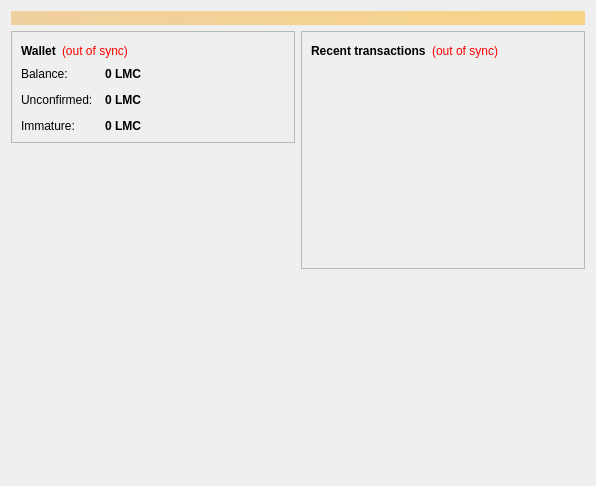
<?xml version="1.0" encoding="UTF-8"?>
<ui version="4.0">
 <class>OverviewPage</class>
 <widget class="QWidget" name="OverviewPage">
  <property name="geometry">
   <rect>
    <x>0</x>
    <y>0</y>
    <width>596</width>
    <height>486</height>
   </rect>
  </property>
  <property name="windowTitle">
   <string>Form</string>
  </property>
  <layout class="QVBoxLayout" name="topLayout">
   <item>
    <widget class="QLabel" name="labelAlerts">
     <property name="visible">
      <bool>false</bool>
     </property>
     <property name="styleSheet">
      <string notr="true">background-color: qlineargradient(x1: 0, y1: 0, x2: 1, y2: 0, stop:0 #F0D0A0, stop:1 #F8D488); color:#000000;</string>
     </property>
     <property name="wordWrap">
      <bool>true</bool>
     </property>
     <property name="margin">
      <number>3</number>
     </property>
    </widget>
   </item>
   <item>
    <layout class="QHBoxLayout" name="horizontalLayout" stretch="1,1">
     <item>
      <layout class="QVBoxLayout" name="verticalLayout_2">
       <item>
        <widget class="QFrame" name="frame">
         <property name="frameShape">
          <enum>QFrame::StyledPanel</enum>
         </property>
         <property name="frameShadow">
          <enum>QFrame::Raised</enum>
         </property>
         <layout class="QVBoxLayout" name="verticalLayout_4">
          <item>
           <layout class="QHBoxLayout" name="horizontalLayout_4">
            <item>
             <widget class="QLabel" name="label_5">
              <property name="font">
               <font>
                <weight>75</weight>
                <bold>true</bold>
               </font>
              </property>
              <property name="text">
               <string>Wallet</string>
              </property>
             </widget>
            </item>
            <item>
             <widget class="QLabel" name="labelWalletStatus">
              <property name="toolTip">
               <string>The displayed information may be out of date. Your wallet automatically synchronizes with the Lemoncoin network after a connection is established, but this process has not completed yet.</string>
              </property>
              <property name="styleSheet">
               <string notr="true">QLabel { color: red; }</string>
              </property>
              <property name="text">
               <string notr="true">(out of sync)</string>
              </property>
              <property name="alignment">
               <set>Qt::AlignLeading|Qt::AlignLeft|Qt::AlignVCenter</set>
              </property>
             </widget>
            </item>
            <item>
             <spacer name="horizontalSpacer_2">
              <property name="orientation">
               <enum>Qt::Horizontal</enum>
              </property>
              <property name="sizeHint" stdset="0">
               <size>
                <width>40</width>
                <height>20</height>
               </size>
              </property>
             </spacer>
            </item>
           </layout>
          </item>
          <item>
           <layout class="QFormLayout" name="formLayout_2">
            <property name="fieldGrowthPolicy">
             <enum>QFormLayout::AllNonFixedFieldsGrow</enum>
            </property>
            <property name="horizontalSpacing">
             <number>12</number>
            </property>
            <property name="verticalSpacing">
             <number>12</number>
            </property>
            <item row="0" column="0">
             <widget class="QLabel" name="label">
              <property name="text">
               <string>Balance:</string>
              </property>
             </widget>
            </item>
            <item row="0" column="1">
             <widget class="QLabel" name="labelBalance">
              <property name="font">
               <font>
                <weight>75</weight>
                <bold>true</bold>
               </font>
              </property>
              <property name="cursor">
               <cursorShape>IBeamCursor</cursorShape>
              </property>
              <property name="toolTip">
               <string>Your current balance</string>
              </property>
              <property name="text">
               <string notr="true">0 LMC</string>
              </property>
              <property name="textInteractionFlags">
               <set>Qt::LinksAccessibleByMouse|Qt::TextSelectableByKeyboard|Qt::TextSelectableByMouse</set>
              </property>
             </widget>
            </item>
            <item row="1" column="0">
             <widget class="QLabel" name="label_3">
              <property name="text">
               <string>Unconfirmed:</string>
              </property>
             </widget>
            </item>
            <item row="1" column="1">
             <widget class="QLabel" name="labelUnconfirmed">
              <property name="font">
               <font>
                <weight>75</weight>
                <bold>true</bold>
               </font>
              </property>
              <property name="cursor">
               <cursorShape>IBeamCursor</cursorShape>
              </property>
              <property name="toolTip">
               <string>Total of transactions that have yet to be confirmed, and do not yet count toward the current balance</string>
              </property>
              <property name="text">
               <string notr="true">0 LMC</string>
              </property>
              <property name="textInteractionFlags">
               <set>Qt::LinksAccessibleByMouse|Qt::TextSelectableByKeyboard|Qt::TextSelectableByMouse</set>
              </property>
             </widget>
            </item>
            <item row="2" column="0">
             <widget class="QLabel" name="labelImmatureText">
              <property name="text">
               <string>Immature:</string>
              </property>
             </widget>
            </item>
            <item row="2" column="1">
             <widget class="QLabel" name="labelImmature">
              <property name="font">
               <font>
                <weight>75</weight>
                <bold>true</bold>
               </font>
              </property>
              <property name="toolTip">
               <string>Mined balance that has not yet matured</string>
              </property>
              <property name="text">
               <string notr="true">0 LMC</string>
              </property>
              <property name="textInteractionFlags">
               <set>Qt::LinksAccessibleByMouse|Qt::TextSelectableByKeyboard|Qt::TextSelectableByMouse</set>
              </property>
             </widget>
            </item>
           </layout>
          </item>
         </layout>
        </widget>
       </item>
       <item>
        <spacer name="verticalSpacer">
         <property name="orientation">
          <enum>Qt::Vertical</enum>
         </property>
         <property name="sizeHint" stdset="0">
          <size>
           <width>20</width>
           <height>40</height>
          </size>
         </property>
        </spacer>
       </item>
       <item>
        <widget class="QLabel" name="label_wallet_bg">
         <property name="layoutDirection">
          <enum>Qt::LeftToRight</enum>
         </property>
         <property name="text">
          <string/>
         </property>
         <property name="pixmap">
          <pixmap resource="../bitcoin.qrc">:/images/res/images/wallet_bg.png</pixmap>
         </property>
         <property name="alignment">
          <set>Qt::AlignCenter</set>
         </property>
        </widget>
       </item>
      </layout>
     </item>
     <item>
      <layout class="QVBoxLayout" name="verticalLayout_3">
       <item>
        <widget class="QFrame" name="frame_2">
         <property name="frameShape">
          <enum>QFrame::StyledPanel</enum>
         </property>
         <property name="frameShadow">
          <enum>QFrame::Raised</enum>
         </property>
         <layout class="QVBoxLayout" name="verticalLayout">
          <item>
           <layout class="QHBoxLayout" name="horizontalLayout_2">
            <item>
             <widget class="QLabel" name="label_4">
              <property name="text">
               <string>&lt;b&gt;Recent transactions&lt;/b&gt;</string>
              </property>
             </widget>
            </item>
            <item>
             <widget class="QLabel" name="labelTransactionsStatus">
              <property name="toolTip">
               <string>The displayed information may be out of date. Your wallet automatically synchronizes with the Lemoncoin network after a connection is established, but this process has not completed yet.</string>
              </property>
              <property name="styleSheet">
               <string notr="true">QLabel { color: red; }</string>
              </property>
              <property name="text">
               <string notr="true">(out of sync)</string>
              </property>
              <property name="alignment">
               <set>Qt::AlignRight|Qt::AlignTrailing|Qt::AlignVCenter</set>
              </property>
             </widget>
            </item>
            <item>
             <spacer name="horizontalSpacer">
              <property name="orientation">
               <enum>Qt::Horizontal</enum>
              </property>
              <property name="sizeHint" stdset="0">
               <size>
                <width>40</width>
                <height>20</height>
               </size>
              </property>
             </spacer>
            </item>
           </layout>
          </item>
          <item>
           <widget class="QListView" name="listTransactions">
            <property name="styleSheet">
             <string notr="true">QListView { background: transparent; }</string>
            </property>
            <property name="frameShape">
             <enum>QFrame::NoFrame</enum>
            </property>
            <property name="verticalScrollBarPolicy">
             <enum>Qt::ScrollBarAlwaysOff</enum>
            </property>
            <property name="horizontalScrollBarPolicy">
             <enum>Qt::ScrollBarAlwaysOff</enum>
            </property>
            <property name="selectionMode">
             <enum>QAbstractItemView::NoSelection</enum>
            </property>
           </widget>
          </item>
         </layout>
        </widget>
       </item>
       <item>
        <spacer name="verticalSpacer_2">
         <property name="orientation">
          <enum>Qt::Vertical</enum>
         </property>
         <property name="sizeHint" stdset="0">
          <size>
           <width>20</width>
           <height>40</height>
          </size>
         </property>
        </spacer>
       </item>
      </layout>
     </item>
    </layout>
   </item>
  </layout>
 </widget>
 <resources>
  <include location="../bitcoin.qrc"/>
 </resources>
 <connections/>
</ui>
